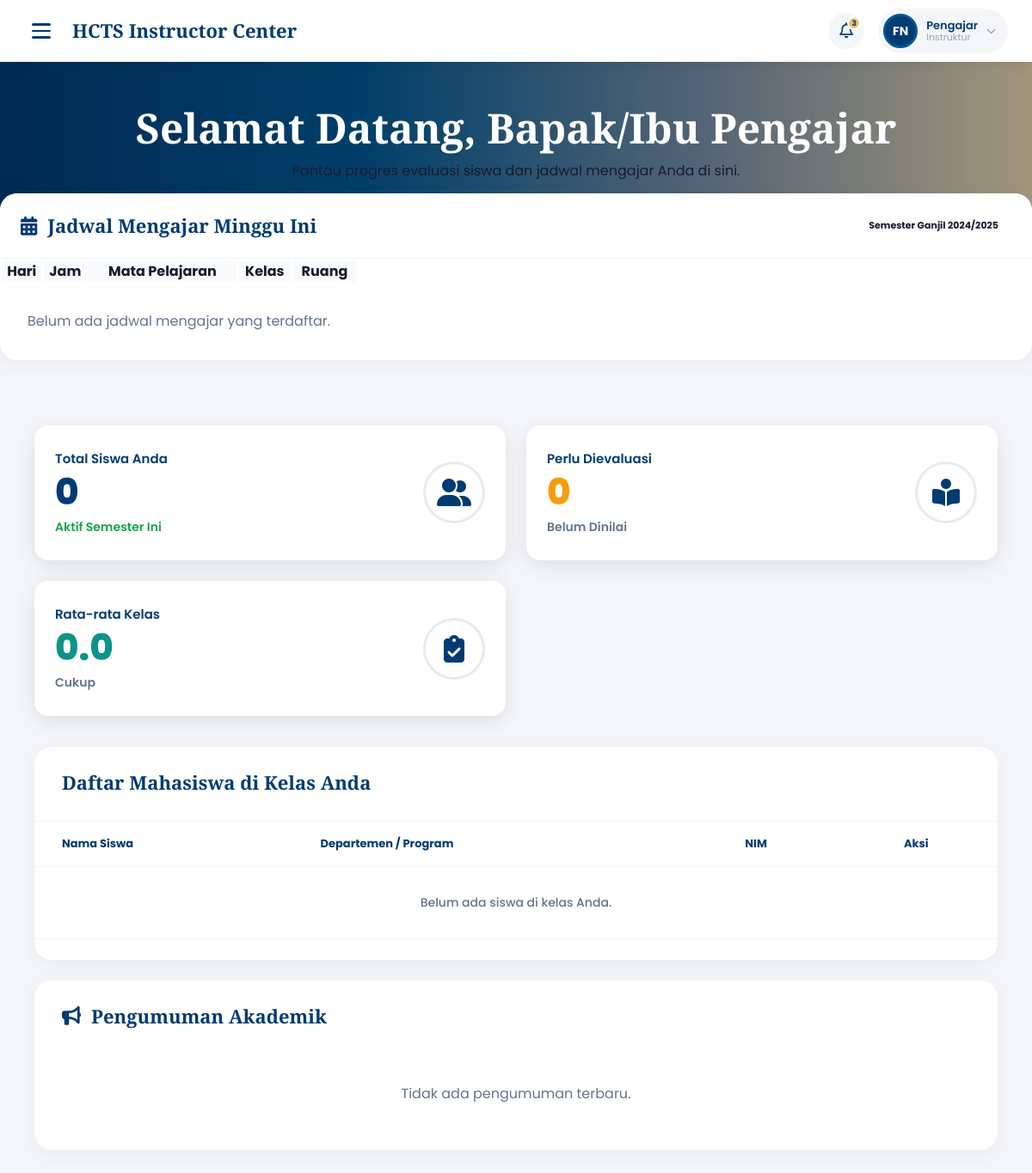
The app's page /user/pengajar/dashboard_pengajar.php (signed in), older data.
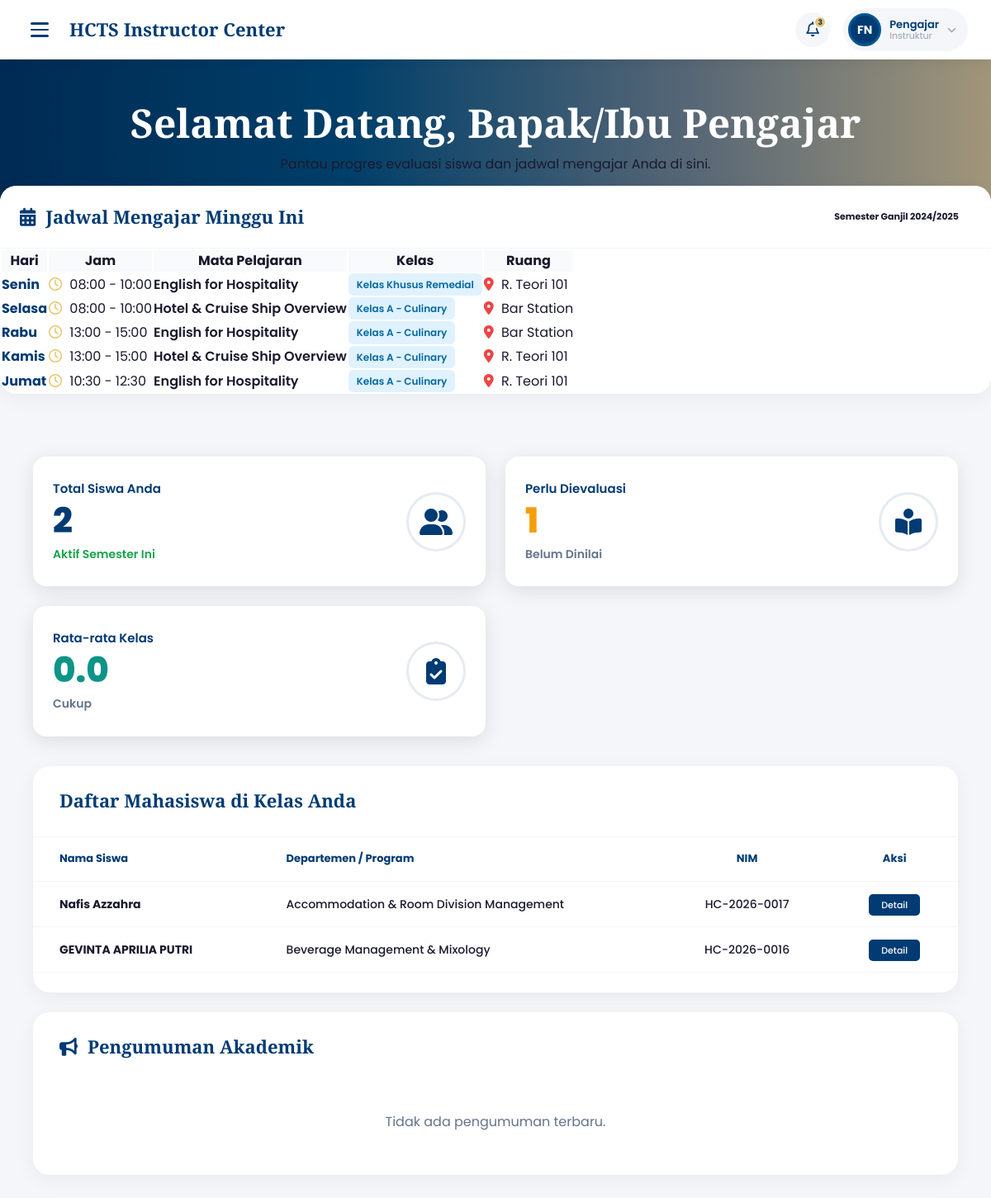
The same page, newer data.
### tables this page shows
CREATE TABLE `jadwal` (
  `id_jadwal` int(11) NOT NULL,
  `id_kurikulum` int(11) NOT NULL,
  `id_pengajar` int(11) NOT NULL,
  `id_kelas` int(11) NOT NULL,
  `hari` enum('Senin','Selasa','Rabu','Kamis','Jumat','Sabtu') NOT NULL,
  `jam_mulai` time NOT NULL,
  `jam_selesai` time NOT NULL,
  `ruang` varchar(255) NOT NULL
);

CREATE TABLE `mata_pelajaran` (
  `id_mapel` int(11) NOT NULL,
  `kode_mapel` varchar(255) NOT NULL,
  `nama_mapel` varchar(255) NOT NULL,
  `beban_belajar` int(11) NOT NULL,
  `jenis` enum('Teori','Praktikum','Magang') NOT NULL,
  `durasi_belajar` time NOT NULL
);

CREATE TABLE `kelas` (
  `id_kelas` int(11) NOT NULL,
  `nama_kelas` varchar(255) NOT NULL,
  `Id_program` int(11) NOT NULL,
  `kapasitas` int(11) NOT NULL
);

CREATE TABLE `siswa` (
  `id_siswa` int(11) NOT NULL,
  `id_user` int(11) NOT NULL,
  `id_pendaftaran` int(11) NOT NULL,
  `nim_siswa` varchar(50) NOT NULL,
  `nama_lengkap` varchar(255) NOT NULL,
  `id_program` int(11) NOT NULL,
  `email_belajar` varchar(255) DEFAULT NULL,
  `password` varchar(255) DEFAULT NULL,
  `status_pembayaran` varchar(50) DEFAULT 'belum_bayar',
  `dp_notified` tinyint(1) DEFAULT 0
);

CREATE TABLE `program` (
  `id_program` int(11) NOT NULL,
  `nama_program` varchar(255) NOT NULL
);

### user/pengajar/dashboard_pengajar.php (the view, shortened to what this page needs)
<?php
require_once __DIR__ . '/../../config/config.php';
$query_ann = mysqli_query($conn, "SELECT * FROM pengumuman WHERE target_role IS NULL OR target_role = 3 ORDER BY created_at DESC LIMIT 3");
$announcements = mysqli_fetch_all($query_ann, MYSQLI_ASSOC);
$instructor_id = $_SESSION['user_id'];
$q_total_siswa = mysqli_fetch_assoc(mysqli_query($conn, "SELECT COUNT(DISTINCT ks.id_siswa) as total FROM jadwal j JOIN kelas_siswa ks ON j.id_kelas = ks.id_kelas WHERE j.id_pengajar = $instructor_id"))['total'];
$q_avg_score = mysqli_fetch_assoc(mysqli_query($conn, "SELECT AVG(rata_rata) as avg FROM evaluasi WHERE id_pengajar = $instructor_id"))['avg'] ?? 0;
$q_pending_eval = mysqli_fetch_assoc(mysqli_query($conn, "SELECT COUNT(DISTINCT ks.id_siswa) as total FROM jadwal j JOIN kelas_siswa ks ON j.id_kelas = ks.id_kelas WHERE j.id_pengajar = $instructor_id AND ks.id_siswa NOT IN (SELECT id_siswa FROM evaluasi WHERE periode_semester = 'Semester Ganjil 2025')"))['total'];
$query_latest_siswa = mysqli_query($conn, "
    SELECT DISTINCT s.*, p.nama_program
    FROM siswa s
    JOIN kelas_siswa ks ON s.id_siswa = ks.id_siswa
    JOIN jadwal j ON ks.id_kelas = j.id_kelas
    JOIN program p ON s.id_program = p.id_program
    WHERE j.id_pengajar = $instructor_id
    ORDER BY s.id_siswa DESC
    LIMIT 5
");
$latest_students = mysqli_fetch_all($query_latest_siswa, MYSQLI_ASSOC);
$query_jadwal = mysqli_query($conn, "
    SELECT j.*, m.nama_mapel, k.nama_kelas
    FROM jadwal j
    JOIN kurikulum kur ON j.id_kurikulum = kur.id_kurikulum
    JOIN mata_pelajaran m ON kur.id_mapel = m.id_mapel
    JOIN kelas k ON j.id_kelas = k.id_kelas
    WHERE j.id_pengajar = $instructor_id
    ORDER BY FIELD(hari, 'Senin', 'Selasa', 'Rabu', 'Kamis', 'Jumat', 'Sabtu'), jam_mulai ASC
");
$schedules = mysqli_fetch_all($query_jadwal, MYSQLI_ASSOC);
?>
<!DOCTYPE html>
<html lang="id">
<head>
    <link rel="stylesheet" href="https://cdnjs.cloudflare.com/ajax/libs/font-awesome/6.5.0/css/all.min.css">
    <link rel="stylesheet" href="../../style/dashboard_pengajar.css?v=<?= time() ?>">
    <link rel="stylesheet" href="../../style/popup_logout.css">
</head>
<body>
    <div class="main-wrapper sidebar-collapsed" id="mainWrapper">
        <header class="navbar">
            <div class="navbar-left">
                <button class="sidebar-toggle" id="sidebarToggle" aria-label="Toggle Sidebar">
                    <span></span>
                    <span></span>
                    <span></span>
                </button>
                <span class="navbar-brand">HCTS Instructor Center</span>
            </div>
            <div class="navbar-right">
                <button class="notif-btn" id="notifBtn" aria-label="Notifikasi">
                    <i class="fa-regular fa-bell"></i>
                    <span class="notif-badge">3</span>
                </button>
                <div class="admin-profile">
                    <div class="admin-avatar">FN</div>
                    <div class="admin-info">
                        <span class="admin-name">Pengajar</span>
                        <span class="admin-role">Instruktur</span>
                    </div>
                    <i class="fa-solid fa-chevron-down admin-chevron"></i>
                </div>
            </div>
        </header>
        <main class="page-content">
            <section class="dashboard-banner">
                <div class="banner-content">
                    <h1 class="banner-title">Selamat Datang, Bapak/Ibu Pengajar</h1>
                    <p class="banner-text">Pantau progres evaluasi siswa dan jadwal mengajar Anda di sini.</p>
                </div>
            </section>
            <section class="schedule-section" style="margin-top: -30px; position: relative; z-index: 10; margin-bottom: 40px;">
                <div class="card card-table">
                    <div class="card-header" style="background: white; border-bottom: 1px solid #f1f5f9; padding: 20px 24px;">
                        <div style="display: flex; justify-content: space-between; align-items: center;">
                            <h2 class="card-title" style="margin: 0;"><i class="fa-solid fa-calendar-days"></i> Jadwal Mengajar Minggu Ini</h2>
                            <span class="badge-status-blue" style="padding: 5px 15px; border-radius: 20px; font-size: 11px; font-weight: 700;">Semester Ganjil 2024/2025</span>
                        </div>
                    </div>
                    <div class="card-body" style="padding: 0;">
                        <div class="table-responsive">
                            <table class="table">
                                <thead style="background: #F8FAFC;">
                                    <tr>
                                        <th>Hari</th>
                                        <th>Jam</th>
                                        <th>Mata Pelajaran</th>
                                        <th>Kelas</th>
                                        <th>Ruang</th>
                                    </tr>
                                </thead>
                                <tbody>
                                    <?php if (empty($schedules)): ?>
                                        <tr>
                                            <td colspan="5" style="text-align: center; padding: 30px; color: #64748b;">Belum ada jadwal mengajar yang terdaftar.</td>
                                        </tr>
                                    <?php else: ?>
                                        <?php foreach ($schedules as $sch): ?>
                                            <tr>
                                                <td style="font-weight: 700; color: #003B73;"><?= $sch['hari'] ?></td>
                                                <td><i class="fa-regular fa-clock" style="margin-right: 5px; color: #E9C46A;"></i> <?= date('H:i', strtotime($sch['jam_mulai'])) ?> - <?= date('H:i', strtotime($sch['jam_selesai'])) ?></td>
                                                <td style="font-weight: 600;"><?= htmlspecialchars($sch['nama_mapel']) ?></td>
                                                <td><span class="badge badge-info-light" style="background: #E0F2FE; color: #0369A1; padding: 4px 10px; border-radius: 6px; font-size: 12px;"><?= htmlspecialchars($sch['nama_kelas']) ?></span></td>
                                                <td><i class="fa-solid fa-location-dot" style="margin-right: 5px; color: #EF4444;"></i> <?= htmlspecialchars($sch['ruang']) ?></td>
                                            </tr>
                                        <?php endforeach; ?>
                                    <?php endif; ?>
                                </tbody>
                            </table>
                        </div>
                    </div>
                </div>
            </section>
            <section class="stats-section">
                <div class="stat-card">
                    <div class="stat-text-wrap">
                        <p class="stat-label">Total Siswa Anda</p>
                        <p class="stat-number"><?= $q_total_siswa ?></p>
                        <p class="stat-trend positive">Aktif Semester Ini</p>
                    </div>
                    <div class="stat-icon-wrap">
                        <i class="fa-solid fa-user-group"></i>
                    </div>
                </div>
                <div class="stat-card">
                    <div class="stat-text-wrap">
                        <p class="stat-label">Perlu Dievaluasi</p>
                        <p class="stat-number alert"><?= $q_pending_eval ?></p>
                        <p class="stat-trend warning">Belum Dinilai</p>
                    </div>
                    <div class="stat-icon-wrap">
                        <i class="fa-solid fa-book-open-reader"></i>
                    </div>
                </div>
                <div class="stat-card">
                    <div class="stat-text-wrap">
                        <p class="stat-label">Rata-rata Kelas</p>
                        <p class="stat-number success"><?= number_format($q_avg_score, 1) ?></p>
                        <p class="stat-trend <?= $q_avg_score >= 80 ? 'positive' : 'warning' ?>"><?= $q_avg_score >= 80 ? 'Sangat Baik' : 'Cukup' ?></p>
                    </div>
                    <div class="stat-icon-wrap">
                        <i class="fa-solid fa-clipboard-check"></i>
                    </div>
                </div>
            </section>
            <section class="bottom-section full-width">
                <div class="card card-table">
                    <div class="card-header border-none">
                        <h2 class="card-title">Daftar Mahasiswa di Kelas Anda</h2>
                    </div>
                    <div class="card-body p-0">
                        <div class="table-responsive">
                            <table class="data-table">
                                <thead>
                                    <tr>
                                        <th>Nama Siswa</th>
                                        <th>Departemen / Program</th>
                                        <th style="text-align: center;">NIM</th>
                                        <th style="text-align: center;">Aksi</th>
                                    </tr>
                                </thead>
                                <tbody>
                                    <?php foreach($latest_students as $s): ?>
                                    <tr>
                                        <td><strong><?= htmlspecialchars($s['nama_lengkap']) ?></strong></td>
                                        <td><?= htmlspecialchars($s['nama_program']) ?></td>
                                        <td style="text-align: center;"><?= htmlspecialchars($s['nim_siswa']) ?></td>
                                        <td style="text-align: center;"><a href="detail_siswa.php?id=<?= $s['id_siswa'] ?>" class="btn-detail" style="text-decoration: none; padding: 5px 15px; background: #003B73; color: white; border-radius: 5px; font-size: 11px;">Detail</a></td>
                                    </tr>
                                    <?php endforeach; ?>
                                    <?php if(empty($latest_students)): ?>
                                        <tr><td colspan="4" style="text-align: center; padding: 30px; color: #64748b;">Belum ada siswa di kelas Anda.</td></tr>
                                    <?php endif; ?>
                                </tbody>
                            </table>
                        </div>
                    </div>
                </div>
                <div class="card card-table" style="height: fit-content;">
                    <div class="card-header border-none">
                        <h2 class="card-title"><i class="fa-solid fa-bullhorn"></i> Pengumuman Akademik</h2>
                    </div>
                    <div class="card-body">
                        <?php if (empty($announcements)): ?>
                            <p style="text-align: center; color: #64748b; padding: 20px;">Tidak ada pengumuman terbaru.</p>
                        <?php endif; ?>
                    </div>
                </div>
            </section>
        </main>
    </div>
</body>
</html>

Row changes from the older to the newer data that the page shows:
added jadwal: hari "Senin", jam_mulai "08:00", jam_selesai "10:00", mata_pelajaran.nama_mapel "English for Hospitality", id_kelas.nama_kelas "Kelas Khusus Remedial", ruang "R. Teori 101"
added jadwal: hari "Selasa", jam_mulai "08:00", jam_selesai "10:00", mata_pelajaran.nama_mapel "Hotel & Cruise Ship Overview", id_kelas.nama_kelas "Kelas A - Culinary", ruang "Bar Station"
added jadwal: hari "Rabu", jam_mulai "13:00", jam_selesai "15:00", mata_pelajaran.nama_mapel "English for Hospitality", id_kelas.nama_kelas "Kelas A - Culinary", ruang "Bar Station"
added jadwal: hari "Kamis", jam_mulai "13:00", jam_selesai "15:00", mata_pelajaran.nama_mapel "Hotel & Cruise Ship Overview", id_kelas.nama_kelas "Kelas A - Culinary", ruang "R. Teori 101"
added jadwal: hari "Jumat", jam_mulai "10:30", jam_selesai "12:30", mata_pelajaran.nama_mapel "English for Hospitality", id_kelas.nama_kelas "Kelas A - Culinary", ruang "R. Teori 101"
added siswa: nama_lengkap "Nafis Azzahra", id_program.nama_program "Accommodation & Room Division Management", nim_siswa "HC-2026-0017"
added siswa: nama_lengkap "GEVINTA APRILIA PUTRI", id_program.nama_program "Beverage Management & Mixology", nim_siswa "HC-2026-0016"
Text that changed along with them:
$q_total_siswa: "0" → "2"
$q_pending_eval: "0" → "1"
text no longer shown: "Belum ada jadwal mengajar yang terdaftar. Belum ada siswa di kelas Anda."
